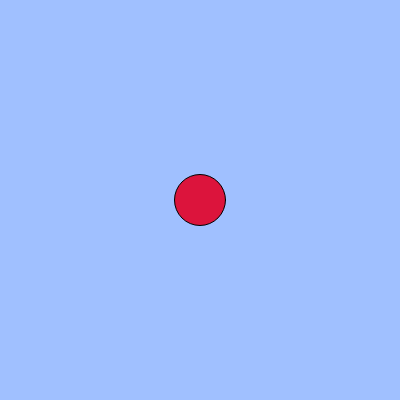
Frame 1 (no input)
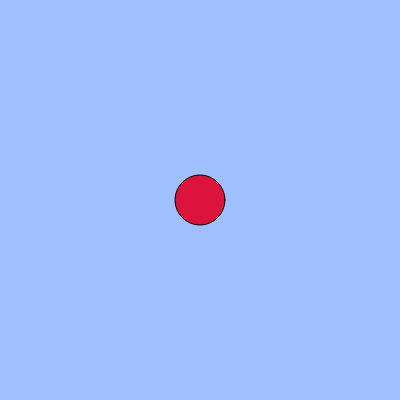
Frame 60 (no input)
Frame 120 (the mouse pressed at the canvas centre since frame 60): identical to frame 60, image omitted

The p5.js sketch that drew these frames (run headless with seeded random() and noise() and a simulated clock; from frame 60 on, the mouse is pressed at the canvas centre):

// p5.js sketch
// ── sketch.js
// 練習問題「心臓の鼓動のように大きくなったり小さくなったりする円」
let count;
let cycle;

function setup(){
  createCanvas(400, 400);
  count = 0;
  cycle = 60;
}

function draw(){
  background(160, 192, 255);
  count = (count + 1) % cycle;
  console.log(count);
  // BLANK[1]
  let size = count + 50;
  fill(220, 20, 60)
  ellipse(width / 2, height / 2, size);
}
